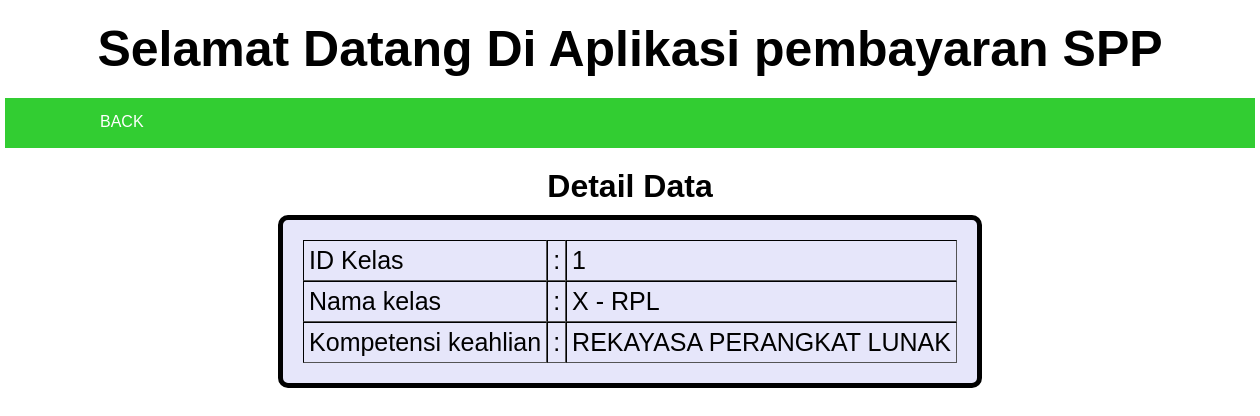
Screenshot of /detail_kelas.php?id=1 with the database file from the repository.
### tables this page shows
CREATE TABLE IF NOT EXISTS `kelas` (
`id_kelas` int(11) NOT NULL,
  `nama_kelas` varchar(10) NOT NULL,
  `kompetensi_keahlian` varchar(50) NOT NULL
);

### detail_kelas.php (the view, shortened to what this page needs)
<?php
  require('koneksi.php');
            if(isset($_GET['id'])){
            $id = (int)$_GET['id'];
         }
         else{
            header('location:index.php');
         }
?>
<!DOCTYPE html>
<html>
<head>
</head>
<body>
<h1 id="judul">Selamat Datang Di Aplikasi pembayaran SPP</h1>
<div class="header">
   <div class="header-list">
      <ul>
        <li><a href="kelas.php">BACK</a></li>
      </ul>
    </div>
</div>
<div class="container">
<div class="detail">
   <center>
      <h1>Detail Data</h1>
<?php
    $sql = "SELECT * FROM kelas WHERE id_kelas ='$id'";
    $detail = mysqli_query($conn,$sql);
    $strTbl = "<table border='8' cellspacing='0' cellpadding='5' bgcolor='#E6E6FA'>";
         if (mysqli_num_rows($detail) > 0 ) {
            $data = mysqli_fetch_assoc($detail);
            $strTbl .="<tr>";
            $strTbl .="<td>ID Kelas</td>";
            $strTbl .="<td>:</td>";
            $strTbl .="<td>".$data['id_kelas']."</td>";
            $strTbl .="</tr>";
            $strTbl .="<tr>";
            $strTbl .="<td>Nama kelas</td>";
            $strTbl .="<td>:</td>";
            $strTbl .="<td>".$data['nama_kelas']."</td>";
            $strTbl .="</tr>";
            $strTbl .="<tr>";
            $strTbl .="<td>Kompetensi keahlian</td>";
            $strTbl .="<td>:</td>";
            $strTbl .="<td>".htmlspecialchars($data['kompetensi_keahlian'])."</td>";
            $strTbl .="</tr>";
         }
         else{
            $strTbl .="<tr><td colspan='2'>Maaf Data Kosong, Silahkan Tambahkan Terlebih Dahulu</td></tr>";
         }
         $strTbl .="</table>";
         print($strTbl);
?>
</center>
</div>
</body>
</html>

### detail_kelas.php (style rules this page uses)
* { margin:0px auto; }
body { font-family: arial; background-color: white; height: 1625px; }
a { text-decoration: none; color: white; }
li { list-style: none; }
#judul { font-style: bold; text-align: center; font-size: 50px; margin-top: 20px; }
.header { background-color:#32CD32; width: 1200px; padding:25px; margin-top: 20px; }
.header-list li { float: left; padding: 0 10px; margin-top: -10px; }
.header-list a { color: white; padding: 20px; }
.container { width: 1250px; height: 1200px; margin-top: 5px; }
.detail { margin-top: 20px; }
.detail table { font-size: 25px; border:5px solid black; padding: 20px; border-radius: 10px 10px 10px 10px; margin-top: 10PX; }

### rows the page displays
kelas: id_kelas "1", nama_kelas "X - RPL", kompetensi_keahlian "REKAYASA PERANGKAT LUNAK"
